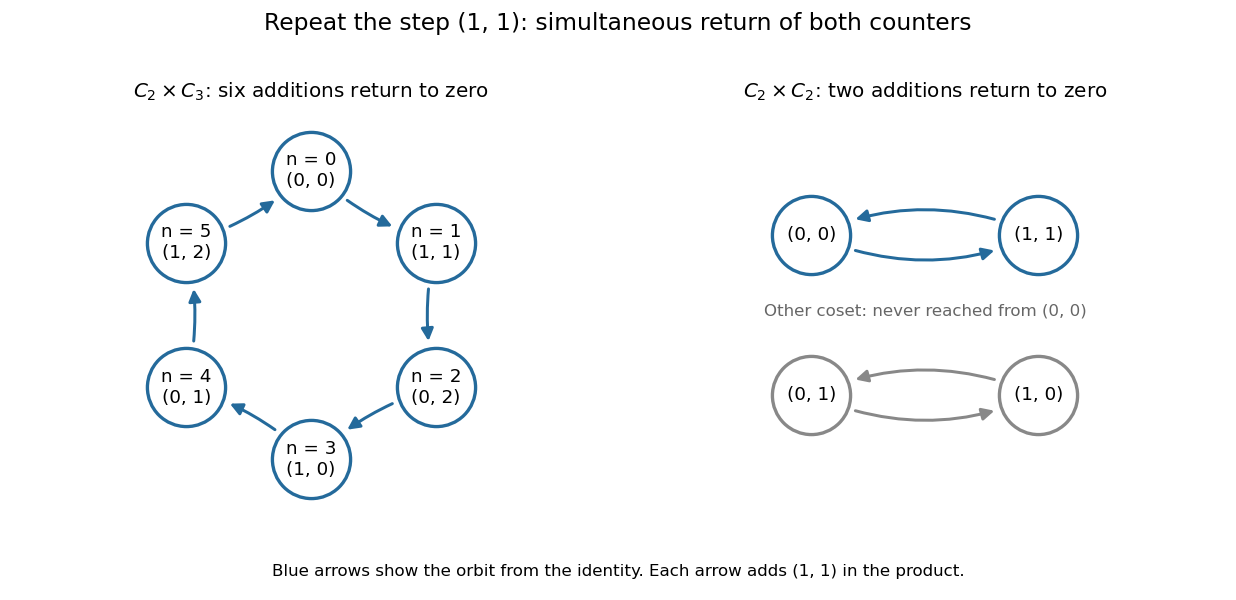

This chart was generated by the following Python code:
"""Original generator orbits in two cyclic-group products; PNG to CWD."""
from pathlib import Path

import matplotlib.pyplot as plt
from matplotlib.patches import FancyArrowPatch
import numpy as np


def arrow(ax, start, end, color, rad=.12):
    ax.add_patch(FancyArrowPatch(
        start, end, arrowstyle="-|>", mutation_scale=15,
        connectionstyle=f"arc3,rad={rad}", shrinkA=28, shrinkB=28,
        color=color, lw=1.8, zorder=1))


def node(ax, pos, label, color):
    ax.scatter(*pos, s=2200, facecolor="white", edgecolor=color,
               linewidth=2, zorder=2)
    ax.text(*pos, label, ha="center", va="center", fontsize=11, zorder=3)


def main():
    fig, axes = plt.subplots(1, 2, figsize=(10.3, 5), dpi=120)
    fig.patch.set_facecolor("white")
    angles = np.pi/2-np.arange(6)*2*np.pi/6
    positions = np.column_stack([1.08*np.cos(angles), 1.08*np.sin(angles)])
    for q, pos in enumerate(positions):
        arrow(axes[0], pos, positions[(q+1) % 6], "#246a9b")
        node(axes[0], pos, f"n = {q}\n({q % 2}, {q % 3})", "#246a9b")
    axes[0].set_title(r"$C_2\times C_3$: six additions return to zero", fontsize=12)
    for y, labels, color in [
            (.6, ["(0, 0)", "(1, 1)"], "#246a9b"),
            (-.6, ["(0, 1)", "(1, 0)"], "#888888")]:
        p, q = (-.85, y), (.85, y)
        arrow(axes[1], p, q, color, .22)
        arrow(axes[1], q, p, color, .22)
        node(axes[1], p, labels[0], color)
        node(axes[1], q, labels[1], color)
    axes[1].text(0, .03, "Other coset: never reached from (0, 0)",
                 ha="center", va="center", fontsize=10, color="#666666")
    axes[1].set_title(r"$C_2\times C_2$: two additions return to zero", fontsize=12)
    for ax in axes:
        ax.set(xlim=(-1.55, 1.55), ylim=(-1.55, 1.55), aspect="equal")
        ax.axis("off")
    fig.suptitle("Repeat the step (1, 1): simultaneous return of both counters",
                 fontsize=14)
    fig.text(.5, .04,
             "Blue arrows show the orbit from the identity. Each arrow adds (1, 1) in the product.",
             ha="center", fontsize=10)
    fig.subplots_adjust(left=.03, right=.97, top=.82, bottom=.13, wspace=.12)
    fig.savefig(Path.cwd() / Path(__file__).with_suffix(".png").name,
                facecolor="white", transparent=False)
    plt.close(fig)


if __name__ == "__main__":
    main()
